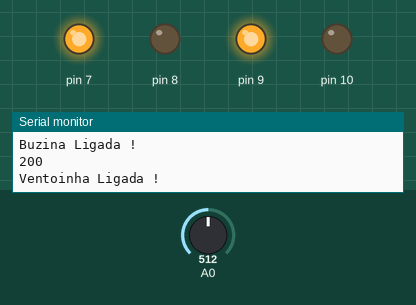
A sketch run on a simulated Arduino Uno, built with avr-gcc and run on an emulated ATmega328P. On the bench: output pins drawn as LEDs (lit = HIGH), the last lines printed to the serial monitor. The inputs (shaded band) are chosen by the test bench; at power-on: A0 = 512.

Above: at 4.8 s.
4.9 s: A0 set to 122
At 7.2 s:
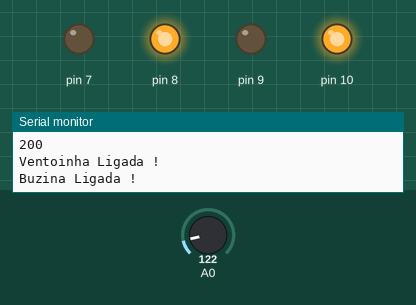
9.9 s: A0 set to 155
14.9 s: A0 set to 173
At 18.8 s:
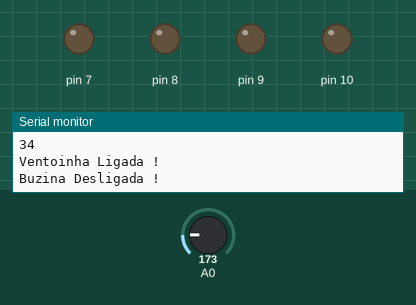
24.2 s: A0 set to 192
31.2 s: A0 set to 223
At 34.7 s:
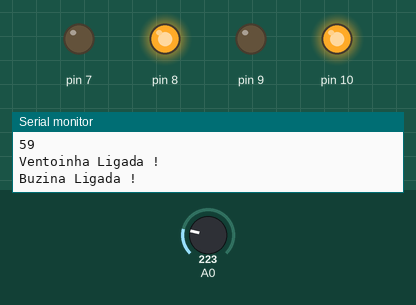
40.5 s: A0 set to 40
At 44.7 s:
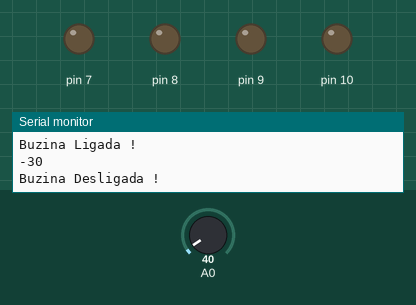
Timing chart, 0 to 46.2 s (numbered marks = the images above; inputs shaded):
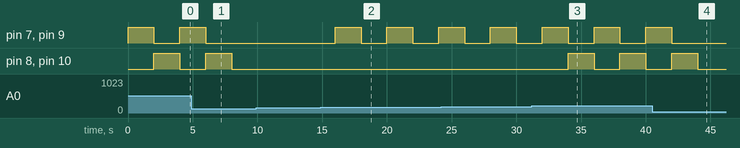

Measured:
- the behaviour switches between 163 and 164 on A0 (found by bisection; images 1 and 2)
- the behaviour switches between 204 and 205 on A0 (found by bisection; images 2 and 3)
- after the input at 4.9 s, pin 7, pin 9: goes on until 6.0 s, then stays LOW
- after the input at 14.9 s, pin 7, pin 9: alternates HIGH for 2.0 s and LOW for 2.0 s, starting after 1.1 s
- after the input at 31.2 s, pin 8, pin 10: alternates HIGH for 2.0 s and LOW for 2.0 s, starting after 2.8 s
- after the input at 40.5 s, pin 7, pin 9: goes on until 42.0 s, then stays LOW; pin 8, pin 10: goes on until 44.0 s, then stays LOW

The sketch:

sensor_de_temperatura_motor_buzina_led1.ino
```cpp
// C++ code
//
int temperatura = 0;

void setup()
{
  pinMode(A0, INPUT);
  Serial.begin(9600);

  pinMode(7, OUTPUT);
  pinMode(8, OUTPUT);
  pinMode(9, OUTPUT);
  pinMode(10, OUTPUT);
}

void loop()
{
  temperatura = -40 + 0.488155 * (analogRead(A0) - 20);
  Serial.println(temperatura);
  digitalWrite(7, LOW);
  digitalWrite(8, LOW);
  digitalWrite(9, LOW);
  digitalWrite(10, LOW);
  if (temperatura >= 30) {
    digitalWrite(7, HIGH);
    digitalWrite(8, LOW);
    digitalWrite(9, HIGH);
    digitalWrite(10, LOW);
    Serial.println("Ventoinha Ligada !");
    delay(2000); // Wait for 3000 millisecond(s)
  } else {
    digitalWrite(7, LOW);
    digitalWrite(8, LOW);
    digitalWrite(9, LOW);
    digitalWrite(10, LOW);
    Serial.println("Buzina Desligada !");
    delay(2000); // Wait for 1000 millisecond(s)
    }
  if (temperatura >= 50) {
    digitalWrite(7, LOW);
    digitalWrite(8, HIGH);
    digitalWrite(9, LOW);
    digitalWrite(10, HIGH);
    Serial.println("Buzina Ligada !");
    delay(2000); // Wait for 4000 millisecond(s)
  } else {
    digitalWrite(7, LOW);
    digitalWrite(8, LOW);
    digitalWrite(9, LOW);
    digitalWrite(10, LOW);
    Serial.println("Buzina Desligada !");
    delay(2000); // Wait for 2000 millisecond(s)
      }
}
```
